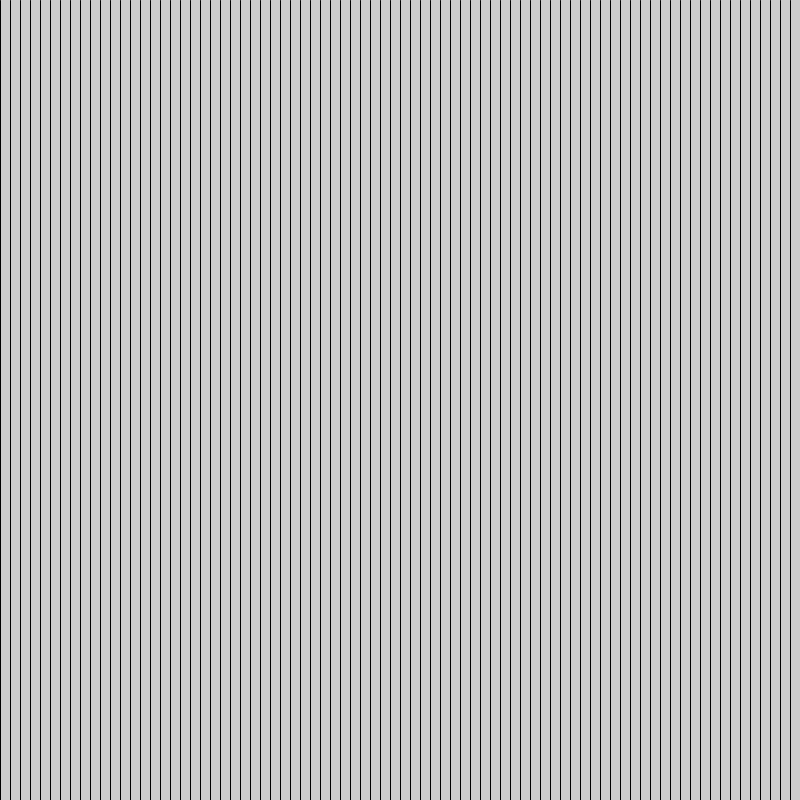
Frame 1 (no input)
Frame 60 (the mouse pressed at the canvas centre just before this capture): identical to frame 1, image omitted
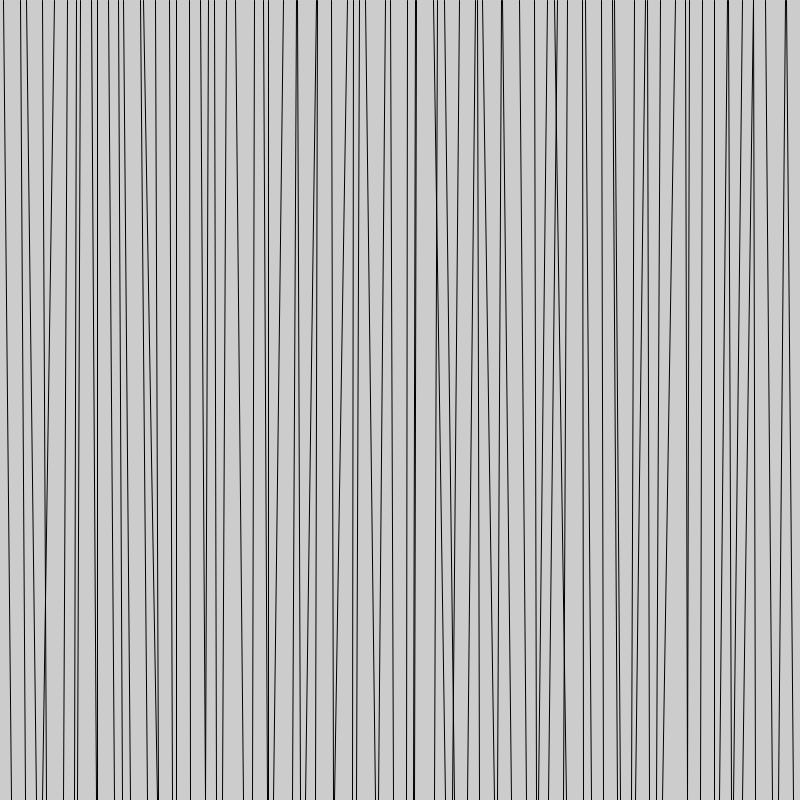
Frame 120 (the mouse held since frame 60 and released just before this capture)

The Processing sketch that drew these frames (run headless with seeded random() and noise(); from frame 60 on, the mouse is pressed at the canvas centre):

// Processing sketch: code_07_12
// ── code_07_12.pde
void setup(){
  size(800, 800);
}

void draw(){
  background(204);
  for(int x = 0; x < width; x += 10){
    float mx = mouseX/50;
    float offsetA = random (-mx, mx);
    float offsetB = random (-mx, mx);
    
    line(x + offsetA, 0, x - offsetB, height);
  }
}
